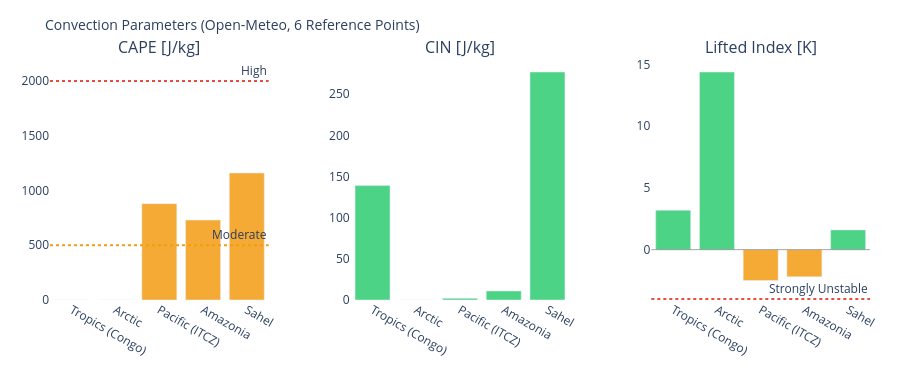

Write notebook code for a chart like this one.
### Markdown cell above
---
## 3. Visualizations

### Code cell
# ============================================================
# CAPE / CIN / LIFTED INDEX – Convection potential
# ============================================================

if not df_atm.empty:
    fig = make_subplots(
        rows=1, cols=3,
        subplot_titles=['CAPE [J/kg]', 'CIN [J/kg]', 'Lifted Index [K]'],
        horizontal_spacing=0.1
    )
    pts = df_atm['point'].tolist()
    pt_colors = ['#E85D24','#185FA5','#888780','#378ADD','#639922','#F2A623']

    # CAPE – höher = mehr Gewitterpotential
    cape_vals = df_atm['cape'].fillna(0).tolist()
    cape_colors = ['#e74c3c' if v > 2000 else '#f39c12' if v > 500 else '#2ecc71'
                   for v in cape_vals]
    fig.add_trace(go.Bar(x=pts, y=cape_vals, marker_color=cape_colors,
                         opacity=0.85, showlegend=False), row=1, col=1)
    fig.add_hline(y=2000, line_dash='dot', line_color='#e74c3c',
                  annotation_text='High', row=1, col=1)
    fig.add_hline(y=500,  line_dash='dot', line_color='#f39c12',
                  annotation_text='Moderate', row=1, col=1)

    # CIN – negativer = stärker gedeckelt (weniger Auslöse)
    cin_vals = df_atm['cin'].fillna(0).tolist()
    cin_colors = ['#e74c3c' if v < -200 else '#f39c12' if v < -50 else '#2ecc71'
                  for v in cin_vals]
    fig.add_trace(go.Bar(x=pts, y=cin_vals, marker_color=cin_colors,
                         opacity=0.85, showlegend=False), row=1, col=2)

    # Lifted Index – negativ = instabil
    li_vals = df_atm['li'].fillna(0).tolist()
    li_colors = ['#e74c3c' if v < -4 else '#f39c12' if v < 0 else '#2ecc71'
                 for v in li_vals]
    fig.add_trace(go.Bar(x=pts, y=li_vals, marker_color=li_colors,
                         opacity=0.85, showlegend=False), row=1, col=3)
    fig.add_hline(y=0, line_color='gray', line_width=0.7, row=1, col=3)
    fig.add_hline(y=-4, line_dash='dot', line_color='#e74c3c',
                  annotation_text='Strongly Unstable', row=1, col=3)

    fig.update_layout(
        title=dict(text='Convection Parameters (Open-Meteo, 6 Reference Points)', font=dict(size=14)),
        height=380, plot_bgcolor='rgba(0,0,0,0)', paper_bgcolor='rgba(0,0,0,0)',
        margin=dict(l=50, r=30, t=60, b=80)
    )
    fig.update_xaxes(tickangle=30)
    fig.show()

### Figure 1 — Plotly figure (JSON) as saved in the notebook; plotly's stock layout.template omitted (floating-point values rounded to 4 significant figures)
{"data": [{"marker": {"color": ["#2ecc71", "#2ecc71", "#f39c12", "#f39c12", "#f39c12"]}, "opacity": 0.85, "showlegend": false, "type": "bar", "x": ["Tropics (Congo)", "Arctic", "Pacific (ITCZ)", "Amazonia", "Sahel"], "xaxis": "x", "y": [0.0, 0.0, 880.0, 730.0, 1160.0], "yaxis": "y"}, {"marker": {"color": ["#2ecc71", "#2ecc71", "#2ecc71", "#2ecc71", "#2ecc71"]}, "opacity": 0.85, "showlegend": false, "type": "bar", "x": ["Tropics (Congo)", "Arctic", "Pacific (ITCZ)", "Amazonia", "Sahel"], "xaxis": "x2", "y": [139.0, 0.0, 2.0, 11.0, 277.0], "yaxis": "y2"}, {"marker": {"color": ["#2ecc71", "#2ecc71", "#f39c12", "#f39c12", "#2ecc71"]}, "opacity": 0.85, "showlegend": false, "type": "bar", "x": ["Tropics (Congo)", "Arctic", "Pacific (ITCZ)", "Amazonia", "Sahel"], "xaxis": "x3", "y": [3.2, 14.4, -2.5, -2.2, 1.6], "yaxis": "y3"}], "layout": {"annotations": [{"font": {"size": 16}, "showarrow": false, "text": "CAPE [J/kg]", "x": 0.1333, "xanchor": "center", "xref": "paper", "y": 1.0, "yanchor": "bottom", "yref": "paper"}, {"font": {"size": 16}, "showarrow": false, "text": "CIN [J/kg]", "x": 0.5, "xanchor": "center", "xref": "paper", "y": 1.0, "yanchor": "bottom", "yref": "paper"}, {"font": {"size": 16}, "showarrow": false, "text": "Lifted Index [K]", "x": 0.8667, "xanchor": "center", "xref": "paper", "y": 1.0, "yanchor": "bottom", "yref": "paper"}, {"showarrow": false, "text": "High", "x": 1, "xanchor": "right", "xref": "x domain", "y": 2000, "yanchor": "bottom", "yref": "y"}, {"showarrow": false, "text": "Moderate", "x": 1, "xanchor": "right", "xref": "x domain", "y": 500, "yanchor": "bottom", "yref": "y"}, {"showarrow": false, "text": "Strongly Unstable", "x": 1, "xanchor": "right", "xref": "x3 domain", "y": -4, "yanchor": "bottom", "yref": "y3"}], "height": 380, "margin": {"b": 80, "l": 50, "r": 30, "t": 60}, "paper_bgcolor": "rgba(0,0,0,0)", "plot_bgcolor": "rgba(0,0,0,0)", "shapes": [{"line": {"color": "#e74c3c", "dash": "dot"}, "type": "line", "x0": 0, "x1": 1, "xref": "x domain", "y0": 2000, "y1": 2000, "yref": "y"}, {"line": {"color": "#f39c12", "dash": "dot"}, "type": "line", "x0": 0, "x1": 1, "xref": "x domain", "y0": 500, "y1": 500, "yref": "y"}, {"line": {"color": "gray", "width": 0.7}, "type": "line", "x0": 0, "x1": 1, "xref": "x3 domain", "y0": 0, "y1": 0, "yref": "y3"}, {"line": {"color": "#e74c3c", "dash": "dot"}, "type": "line", "x0": 0, "x1": 1, "xref": "x3 domain", "y0": -4, "y1": -4, "yref": "y3"}], "title": {"font": {"size": 14}, "text": "Convection Parameters (Open-Meteo, 6 Reference Points)"}, "xaxis": {"anchor": "y", "domain": [0.0, 0.2667], "tickangle": 30}, "xaxis2": {"anchor": "y2", "domain": [0.3667, 0.6333], "tickangle": 30}, "xaxis3": {"anchor": "y3", "domain": [0.7333, 1.0], "tickangle": 30}, "yaxis": {"anchor": "x", "domain": [0.0, 1.0]}, "yaxis2": {"anchor": "x2", "domain": [0.0, 1.0]}, "yaxis3": {"anchor": "x3", "domain": [0.0, 1.0]}}}
